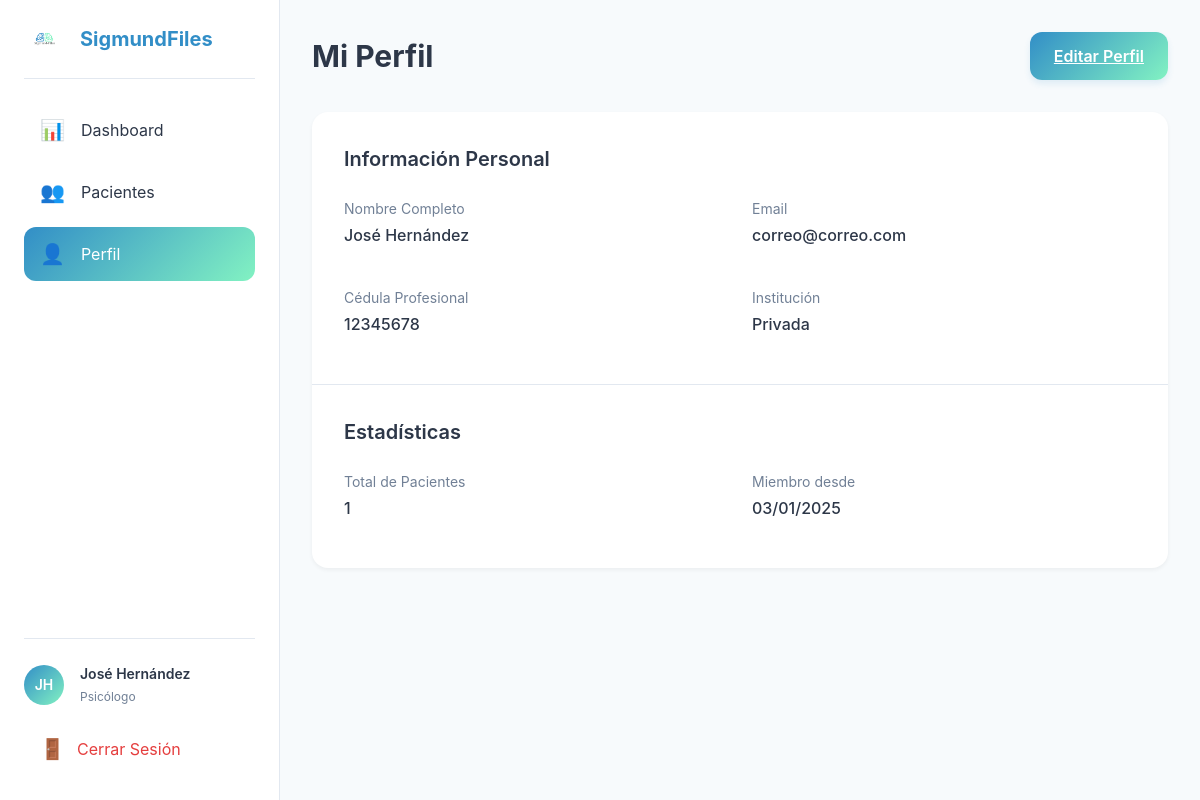
/accounts/profile/ (signed in), run on the app's committed database.
### accounts/models.py (models this page shows, shortened)
class Psychologist(AbstractUser):
    professional_license = models.CharField(max_length=50, unique=True)
    institution = models.CharField(max_length=200, blank=True)
    updated_at = models.DateTimeField(auto_now=True)
    history = HistoricalRecords()
    email = models.EmailField(unique=True)
    USERNAME_FIELD = 'email'
    REQUIRED_FIELDS = ['username']  # username sigue siendo requerido por AbstractUser
    class Meta:
        verbose_name = 'Psychologist'
        verbose_name_plural = 'Psychologists'

### accounts/views/profile.py (the view)
# urls.py: path('profile/', profile.ProfileView.as_view(), name='profile'),
class ProfileView(LoginRequiredMixin, TemplateView):
    template_name = 'accounts/profile.html'

### templates/accounts/profile.html (shortened to what this page needs)
{% extends "base_dashboard.html" %}
{% block content %}
<div class="profile-container">
    <div class="profile-header">
        <h1 class="profile-title">Mi Perfil</h1>
        <a href="{% url 'profile_edit' %}" class="btn btn-primary profile-edit-btn">
            Editar Perfil
        </a>
    </div>
    <div class="profile-content">
        <div class="profile-section">
            <h2 class="profile-section-title">Información Personal</h2>
            <div class="profile-grid">
                <div class="profile-field">
                    <div class="profile-field-label">Nombre Completo</div>
                    <div class="profile-field-value">{{ user.get_full_name }}</div>
                </div>
                <div class="profile-field">
                    <div class="profile-field-label">Email</div>
                    <div class="profile-field-value">{{ user.email }}</div>
                </div>
                <div class="profile-field">
                    <div class="profile-field-label">Cédula Profesional</div>
                    <div class="profile-field-value">{{ user.professional_license }}</div>
                </div>
                <div class="profile-field">
                    <div class="profile-field-label">Institución</div>
                    <div class="profile-field-value">{{ user.institution|default:"No especificada" }}</div>
                </div>
            </div>
        </div>
        <div class="profile-section">
            <h2 class="profile-section-title">Estadísticas</h2>
            <div class="profile-grid">
                <div class="profile-field">
                    <div class="profile-field-label">Total de Pacientes</div>
                    <div class="profile-field-value">{{ user.patients.count }}</div>
                </div>
                <div class="profile-field">
                    <div class="profile-field-label">Miembro desde</div>
                    <div class="profile-field-value">{{ user.date_joined|date:"d/m/Y" }}</div>
                </div>
            </div>
        </div>
    </div>
</div>
{% endblock %}

### templates/base_dashboard.html (shortened to what this page needs)
<!DOCTYPE html>
<html lang="es">
<head>
    {% load static %}
    <link rel="stylesheet" href="{% static 'css/base.css' %}">
    <link rel="stylesheet" href="{% static 'css/components/buttons.css' %}">
    <link rel="stylesheet" href="{% static 'css/components/forms.css' %}">
    <link rel="stylesheet" href="{% static 'css/components/mobile-nav.css' %}">
    <link rel="stylesheet" href="{% static 'css/sidebar.css' %}">
    <link rel="stylesheet" href="{% static 'css/profile.css' %}">
    <link rel="stylesheet" href="{% static 'css/patients/detail.css' %}">
    <link rel="stylesheet" href="{% static 'css/patients/list.css' %}">
    <link rel="stylesheet" href="{% static 'css/components/loading.css' %}">
    <link rel="stylesheet" href="{% static 'css/patients/notes/notes.css' %}">
</head>
<body>
    <div class="layout has-sidebar">
        <aside class="sidebar" id="sidebar">
            <div class="sidebar-header">
                <img src="{% static 'img/logo.png' %}" alt="SigmundFiles Logo" class="sidebar-logo">
                <h1>SigmundFiles</h1>
            </div>
            <nav class="sidebar-nav">
                <a href="{% url 'dashboard' %}" class="nav-item {% if request.resolver_match.url_name == 'dashboard' %}active{% endif %}">
                    <span class="nav-icon">📊</span>
                    <span>Dashboard</span>
                </a>
                <a href="{% url 'patient_list' %}" class="nav-item {% if 'patient' in request.resolver_match.url_name %}active{% endif %}">
                    <span class="nav-icon">👥</span>
                    <span>Pacientes</span>
                </a>
                <a href="{% url 'profile' %}" class="nav-item {% if 'profile' in request.resolver_match.url_name %}active{% endif %}">
                    <span class="nav-icon">👤</span>
                    <span>Perfil</span>
                </a>
            </nav>
            <div class="sidebar-footer">
                <div class="user-info">
                    <div class="user-avatar">
                        {{ user.first_name|make_list|first }}{{ user.last_name|make_list|first }}
                    </div>
                    <div class="user-details">
                        <p class="user-name">{{ user.get_full_name }}</p>
                        <p class="user-role">Psicólogo</p>
                    </div>
                </div>
                <a href="{% url 'logout' %}" class="logout-btn">
                    <span class="nav-icon">🚪</span>
                    <span>Cerrar Sesión</span>
                </a>
            </div>
        </aside>
        <main class="main-content">
            {% block content %}{% endblock %}
        </main>
    </div>
</body>
</html>

### static/css/base.css (style rules this page uses)
:root { --primary-blue: #328ec7; --primary-mint: #82f2c2; --text-dark: #2d3748; --text-light: #718096; --white: #ffffff; --error: #e53e3e; --gradient: linear-gradient(135deg, var(--primary-blue) 0%, var(--primary-mint) 100%); --sidebar-width: 280px; }
* { margin: 0; padding: 0; box-sizing: border-box; }
body { font-family: 'Inter', system-ui, -apple-system, sans-serif; color: var(--text-dark); line-height: 1.5; background-color: #f7fafc; min-height: 100vh; }
.layout { min-height: 100vh; display: flex; }
.main-content { flex: 1; min-width: 0; margin-left: var(--sidebar-width); background: #f7fafc; min-height: 100vh; width: calc(100% - var(--sidebar-width)); }

### static/css/components/buttons.css (style rules this page uses)
.btn { display: inline-block; padding: 0.75rem 1.25rem; font-weight: 600; text-align: center; border-radius: 0.75rem; transition: all 0.2s ease; cursor: pointer; border: none; font-size: 0.875rem; width: auto; }
.btn-primary { background: var(--gradient); color: var(--white); box-shadow: 0 4px 6px rgba(50, 142, 199, 0.12); }
@media (min-width: 640px) { .btn { padding: 0.875rem 1.5rem; font-size: 1rem; } }

### static/css/sidebar.css (style rules this page uses)
.sidebar { background: var(--white); border-right: 1px solid #e2e8f0; padding: 1.5rem; display: flex; flex-direction: column; position: fixed; width: var(--sidebar-width); height: 100vh; overflow-y: auto; left: 0; top: 0; z-index: 50; transition: transform 0.3s ease; }
.sidebar-header { display: flex; align-items: center; gap: 1rem; padding-bottom: 1.5rem; border-bottom: 1px solid #e2e8f0; margin-bottom: 1.5rem; }
.sidebar-logo { width: 40px; height: auto; }
.sidebar-header h1 { font-size: 1.25rem; font-weight: 700; color: var(--primary-blue); margin: 0; }
.sidebar-nav { flex: 1; display: flex; flex-direction: column; gap: 0.5rem; }
.nav-item { display: flex; align-items: center; gap: 1rem; padding: 0.75rem 1rem; border-radius: 0.75rem; color: var(--text-dark); text-decoration: none; transition: all 0.2s ease; }
.nav-item.active { background: var(--gradient); color: var(--white); }
.nav-icon { font-size: 1.25rem; }
.sidebar-footer { padding-top: 1.5rem; border-top: 1px solid #e2e8f0; margin-top: auto; }
.user-info { display: flex; align-items: center; gap: 1rem; margin-bottom: 1rem; }
.user-avatar { width: 40px; height: 40px; border-radius: 50%; background: var(--gradient); display: flex; align-items: center; justify-content: center; color: var(--white); font-weight: 600; font-size: 0.875rem; }
.user-details { flex: 1; min-width: 0; }
.user-name { font-weight: 600; color: var(--text-dark); font-size: 0.875rem; margin: 0; white-space: nowrap; overflow: hidden; text-overflow: ellipsis; }
.user-role { color: var(--text-light); font-size: 0.75rem; margin: 0.25rem 0 0 0; }
.logout-btn { display: flex; align-items: center; gap: 0.75rem; padding: 0.75rem 1rem; border-radius: 0.75rem; color: #e53e3e; text-decoration: none; transition: all 0.2s ease; margin-top: 0.5rem; }

### static/css/profile.css (style rules this page uses)
.profile-container { max-width: 1000px; margin: 0 auto; padding: 2rem; }
.profile-header { display: flex; justify-content: space-between; align-items: center; margin-bottom: 2rem; }
.profile-title { font-size: 1.875rem; font-weight: 700; color: var(--text-dark); }
.profile-edit-btn { padding: 0.75rem 1.5rem; }
.profile-content { background: var(--white); border-radius: 1rem; box-shadow: 0 2px 4px rgba(0, 0, 0, 0.05); overflow: hidden; }
.profile-section { padding: 2rem; }
.profile-section + .profile-section { border-top: 1px solid #e2e8f0; }
.profile-section-title { font-size: 1.25rem; font-weight: 600; color: var(--text-dark); margin-bottom: 1.5rem; }
.profile-grid { display: grid; grid-template-columns: repeat(auto-fit, minmax(250px, 1fr)); gap: 1.5rem; }
.profile-field { margin-bottom: 1rem; }
.profile-field-label { font-size: 0.875rem; color: var(--text-light); margin-bottom: 0.25rem; }
.profile-field-value { font-size: 1rem; color: var(--text-dark); font-weight: 500; }

### static/css/patients/notes/notes.css (style rules this page uses)
.btn { padding: 0.75rem 1.5rem; border-radius: 0.75rem; font-weight: 600; transition: all 0.3s ease; }
.btn-primary { background: var(--gradient); color: white; border: none; }

### data on the page
Psychologist: first_name|make_list "J", last_name|make_list "H", get_full_name "José Hernández", email "correo@correo.com", professional_license "12345678", institution "Privada", patients.count "1", date_joined "03/01/2025"
